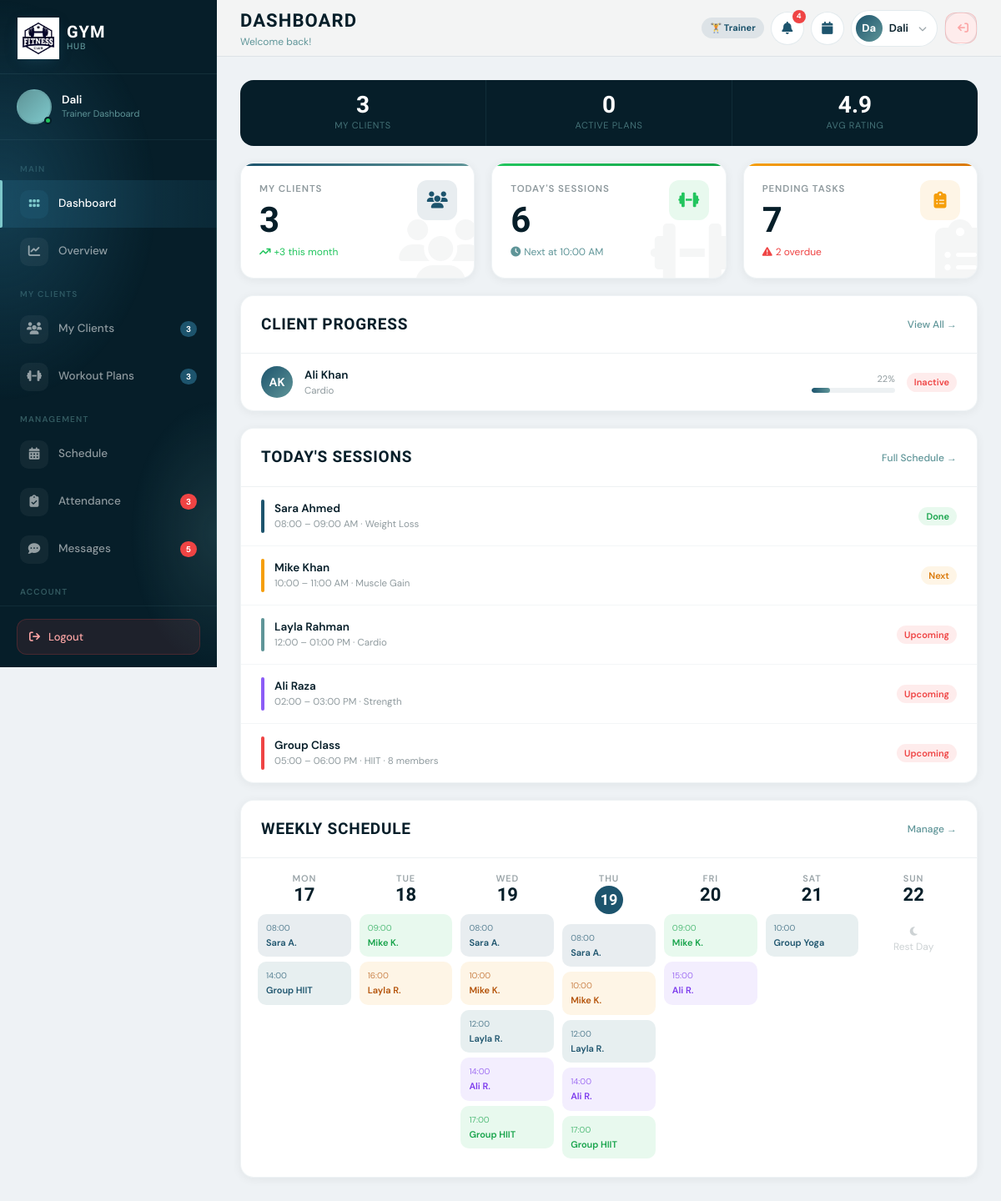
Page /dashboard.php (signed in) on the committed database.
### tables this page shows
CREATE TABLE `clients` (
  `id` int NOT NULL,
  `firstName` varchar(100) DEFAULT NULL,
  `lastName` varchar(100) DEFAULT NULL,
  `email` varchar(100) DEFAULT NULL,
  `phone` varchar(20) DEFAULT NULL,
  `plan` enum('Weight Loss','Muscle Gain','Cardio','Flexibility','General Fitness') NOT NULL DEFAULT 'Weight Loss',
  `status` enum('Active','Inactive','Pending') NOT NULL DEFAULT 'Active',
  `progress` int DEFAULT '0',
  `sessions` int DEFAULT '0',
  `join_date` date DEFAULT (curdate()),
  `trainer_id` int DEFAULT NULL
);

### dashboard.php (the view, shortened to what the rows shown need)
<?php
$database = require 'bootstrap.php';
$pdo = $database->pdo;
$userId = $_SESSION['user_id'];
$isAdmin = isAdmin();
$isTrainer = isTrainer();
if ($isAdmin) {
    $totalClients   = (int)$pdo->query("SELECT COUNT(*) FROM clients")->fetchColumn();
    $totalSessions   = (int)$pdo->query("SELECT COUNT(*) FROM client_schedules")->fetchColumn();
    $activeClients  = (int)$pdo->query("SELECT COUNT(*) FROM clients WHERE status='Active'")->fetchColumn();
    $totalTrainers  = (int)$pdo->query("SELECT COUNT(*) FROM trainers WHERE status='Active'")->fetchColumn();
    $totalAssignedClients  = (int)$pdo->query("SELECT COUNT(*) FROM trainer_clients WHERE status='active'")->fetchColumn();
    $totalAssignedClients = (int)$pdo->query("SELECT COUNT(*) FROM trainer_clients WHERE status = 'active'")->fetchColumn();
    $recentClients  = $pdo->query("
        SELECT c.*, u.name AS trainer_name
        FROM clients c
        LEFT JOIN users u ON c.trainer_id = u.id
        ORDER BY c.id DESC LIMIT 5
    ")->fetchAll(PDO::FETCH_ASSOC);
    $trainerStats = $pdo->query("
        SELECT t.id, t.name, t.status,
               COUNT(c.id) AS client_count
        FROM trainers t
        LEFT JOIN clients c ON c.trainer_id = t.id
        GROUP BY t.id, t.name, t.status
        ORDER BY client_count DESC
        LIMIT 5
    ")->fetchAll(PDO::FETCH_ASSOC);
} else {
    $recentClients = [];
    if ($isTrainer) {
        $stmt = $pdo->prepare("SELECT id FROM trainers WHERE user_id = ?");
        $stmt->execute([$userId]);
        $trainerId = $stmt->fetchColumn();
        if ($trainerId) {
            $stmt = $pdo->prepare("
            SELECT c.*
            FROM trainer_clients tc
            JOIN clients c ON tc.client_id = c.id
            WHERE tc.trainer_id = ?
            AND tc.status = 'active'");
            $stmt->execute([$trainerId]);
            $assignedClients = $stmt->fetchAll();
            $stmt = $pdo->prepare("SELECT * FROM clients WHERE trainer_id = ? ORDER BY id DESC LIMIT 5");
            $stmt->execute([$trainerId]);
            $recentClients = $stmt->fetchAll(PDO::FETCH_ASSOC);
        }
    }
}
$colours = [
    'linear-gradient(135deg,#1D546D,#5F9598)',
    'linear-gradient(135deg,#22c55e,#16a34a)',
    'linear-gradient(135deg,#f59e0b,#d97706)',
    'linear-gradient(135deg,#8b5cf6,#7c3aed)',
    'linear-gradient(135deg,#ef4444,#dc2626)',
    'linear-gradient(135deg,#06b6d4,#0891b2)',
    'linear-gradient(135deg,#ec4899,#db2777)',
    'linear-gradient(135deg,#14b8a6,#0d9488)',
];
?>
<!DOCTYPE html>
<html lang="en">
<head>
    <link href="https://cdn.jsdelivr.net/npm/bootstrap@5.0.2/dist/css/bootstrap.min.css" rel="stylesheet">
    <link rel="stylesheet" href="https://cdnjs.cloudflare.com/ajax/libs/font-awesome/6.4.0/css/all.min.css">
    <link rel="stylesheet" href="css/style.css">
</head>
<body>
    <main class="main-content">
        <div class="dashboard-grid content-section">
            <div class="section-card">
                <div class="section-body">
                    <?php if (empty($recentClients)): ?>
                        <div style="padding:4rem;text-align:center;color:rgba(6,30,41,.35);font-size:1.35rem">
                            <i class="fas fa-users" style="font-size:3rem;display:block;margin-bottom:1rem"></i>
                            <?= $isAdmin ? 'No clients in the system yet.' : 'No clients assigned to you yet.' ?>
                        </div>
                    <?php else: ?>
                        <?php foreach ($recentClients as $i => $client):
                            $fullName = ($client['firstName'] ?? '') . ' ' . ($client['lastName'] ?? '');
                            $fullName = trim($fullName) ?: ($client['name'] ?? 'Unknown');
                            $initials = strtoupper(substr($fullName, 0, 1));
                            $parts    = explode(' ', $fullName);
                            if (isset($parts[1])) $initials .= strtoupper(substr($parts[1], 0, 1));
                            $colour   = $colours[$i % count($colours)];
                            $progress = (int)($client['progress'] ?? 0);
                            $status   = $client['status'] ?? 'Active';
                            $badgeCls = $status === 'Active' ? 'status-active' : ($status === 'Inactive' ? 'status-inactive' : 'status-pending');
                        ?>
                            <div class="client-row">
                                <div class="client-av" style="background:<?= $colour ?>"><?= $initials ?></div>
                                <div class="client-info">
                                    <div class="client-name"><?= htmlspecialchars($fullName) ?></div>
                                    <div class="client-plan">
                                        <?= htmlspecialchars($client['plan'] ?? 'No plan') ?>
                                    </div>
                                </div>
                                <div class="progress-wrap">
                                    <div class="progress-label"><?= $progress ?>%</div>
                                    <div class="progress-bar-wrap">
                                        <div class="progress-bar-fill" style="width:<?= $progress ?>%"></div>
                                    </div>
                                </div>
                                <span class="client-status <?= $badgeCls ?>"><?= htmlspecialchars($status) ?></span>
                            </div>
                        <?php endforeach; ?>
                    <?php endif; ?>
                </div>
            </div>
        </div>
    </main>
</body>
</html>

### rows in the picture
clients: initials "AK", fullName "Ali Khan", plan "Cardio", progress "22", status "Inactive"

### other values in the picture
$user_name "Dali"
$totalClients "3"
$totalPlans "3"
$pageTitle "DASHBOARD"
substr($_SESSION['user_name'], 0, 2) "Da"
$_SESSION['user_name'] "Dali"
$activeClients "0"
